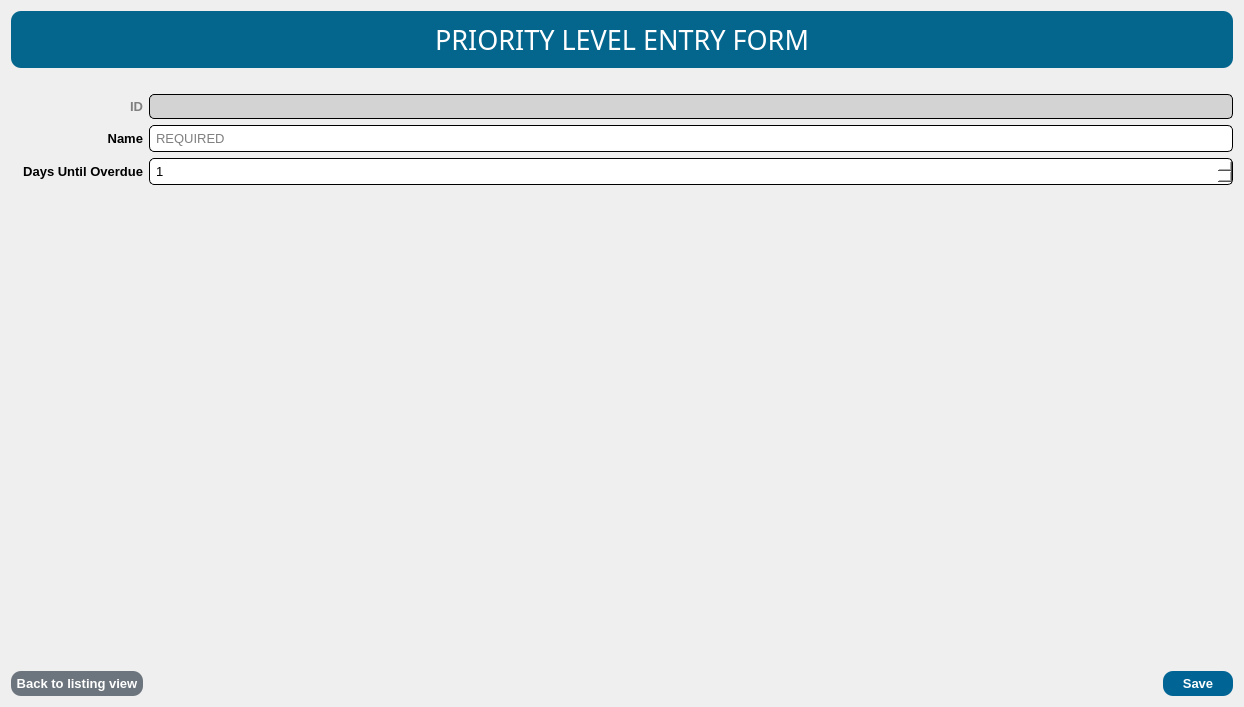
      <widget class="QWidget" name="page_prioritylevel_entryform">
       <layout class="QGridLayout" name="gridLayout_11">
        <item row="1" column="0">
         <widget class="QLabel" name="label_26">
          <property name="font">
           <font>
            <family>Arial</family>
            <pointsize>10</pointsize>
            <weight>75</weight>
            <bold>true</bold>
           </font>
          </property>
          <property name="styleSheet">
           <string notr="true">QLabel {
	color: grey;
}</string>
          </property>
          <property name="text">
           <string>ID</string>
          </property>
          <property name="alignment">
           <set>Qt::AlignRight|Qt::AlignTrailing|Qt::AlignVCenter</set>
          </property>
         </widget>
        </item>
        <item row="5" column="1">
         <spacer name="horizontalSpacer_9">
          <property name="orientation">
           <enum>Qt::Horizontal</enum>
          </property>
          <property name="sizeHint" stdset="0">
           <size>
            <width>1007</width>
            <height>20</height>
           </size>
          </property>
         </spacer>
        </item>
        <item row="2" column="0">
         <widget class="QLabel" name="label_27">
          <property name="font">
           <font>
            <family>Arial</family>
            <pointsize>10</pointsize>
            <weight>75</weight>
            <bold>true</bold>
           </font>
          </property>
          <property name="text">
           <string>Name</string>
          </property>
          <property name="alignment">
           <set>Qt::AlignRight|Qt::AlignTrailing|Qt::AlignVCenter</set>
          </property>
         </widget>
        </item>
        <item row="5" column="2">
         <widget class="QPushButton" name="prioritylevel_entryform_btnSave">
          <property name="font">
           <font>
            <family>Arial</family>
            <pointsize>10</pointsize>
            <weight>75</weight>
            <bold>true</bold>
           </font>
          </property>
          <property name="cursor">
           <cursorShape>PointingHandCursor</cursorShape>
          </property>
          <property name="focusPolicy">
           <enum>Qt::NoFocus</enum>
          </property>
          <property name="styleSheet">
           <string notr="true">QPushButton {
	width: 60px;
	color: white;
    background-color: #006494;
    border-style: outset;
    border-radius: 10px;
    padding: 5px;
}

QPushButton:hover {
	    background-color: #0582ca;
}</string>
          </property>
          <property name="text">
           <string>Save</string>
          </property>
         </widget>
        </item>
        <item row="2" column="1" colspan="2">
         <widget class="QLineEdit" name="prioritylevel_entryform_txtName">
          <property name="font">
           <font>
            <family>Arial</family>
            <pointsize>10</pointsize>
           </font>
          </property>
          <property name="styleSheet">
           <string notr="true">QLineEdit {
	background-color: white;
	border-style: inset;
	border-width: 1px;
	border-radius: 5px;
	border-color: black;
	padding: 4px;
}

QLineEdit:focus {
	border-width: 2px;
	border-color: #028090;
}
</string>
          </property>
          <property name="placeholderText">
           <string>REQUIRED</string>
          </property>
          <property name="clearButtonEnabled">
           <bool>true</bool>
          </property>
         </widget>
        </item>
        <item row="1" column="1" colspan="2">
         <widget class="QLabel" name="prioritylevel_entryform_lblId">
          <property name="font">
           <font>
            <family>Arial</family>
            <pointsize>10</pointsize>
           </font>
          </property>
          <property name="styleSheet">
           <string notr="true">QLabel {
	background-color: lightgrey;
	border-style: inset;
	border-width: 1px;
	border-radius: 5px;
	border-color: black;
	padding: 4px;
}</string>
          </property>
          <property name="text">
           <string/>
          </property>
         </widget>
        </item>
        <item row="0" column="0" colspan="3">
         <widget class="QLabel" name="label_25">
          <property name="font">
           <font>
            <family>Impact</family>
            <pointsize>20</pointsize>
           </font>
          </property>
          <property name="styleSheet">
           <string notr="true">QLabel {
	color: white;
    background-color: #05668d;
    border-style: outset;
    border-radius: 10px;
    padding: 10px;
	margin: 0px 0px 20px 0px;
}</string>
          </property>
          <property name="text">
           <string>PRIORITY LEVEL ENTRY FORM</string>
          </property>
          <property name="alignment">
           <set>Qt::AlignCenter</set>
          </property>
         </widget>
        </item>
        <item row="4" column="0" colspan="3">
         <spacer name="verticalSpacer_8">
          <property name="orientation">
           <enum>Qt::Vertical</enum>
          </property>
          <property name="sizeHint" stdset="0">
           <size>
            <width>1222</width>
            <height>480</height>
           </size>
          </property>
         </spacer>
        </item>
        <item row="5" column="0">
         <widget class="QPushButton" name="prioritylevel_entryform_btnBack">
          <property name="font">
           <font>
            <family>Arial</family>
            <pointsize>10</pointsize>
            <weight>75</weight>
            <bold>true</bold>
           </font>
          </property>
          <property name="cursor">
           <cursorShape>PointingHandCursor</cursorShape>
          </property>
          <property name="focusPolicy">
           <enum>Qt::NoFocus</enum>
          </property>
          <property name="styleSheet">
           <string notr="true">QPushButton {
	color: white;
    background-color: #6c757d;
    border-style: outset;
    border-radius: 10px;
    padding: 5px;
}

QPushButton:hover {
	    background-color: #adb5bd;
}</string>
          </property>
          <property name="text">
           <string>Back to listing view</string>
          </property>
         </widget>
        </item>
        <item row="3" column="0">
         <widget class="QLabel" name="label_3">
          <property name="font">
           <font>
            <family>Arial</family>
            <pointsize>10</pointsize>
            <weight>75</weight>
            <bold>true</bold>
           </font>
          </property>
          <property name="text">
           <string>Days Until Overdue</string>
          </property>
          <property name="alignment">
           <set>Qt::AlignRight|Qt::AlignTrailing|Qt::AlignVCenter</set>
          </property>
         </widget>
        </item>
        <item row="3" column="1" colspan="2">
         <widget class="QSpinBox" name="prioritylevel_entryform_spnDaysUntilOverdue">
          <property name="font">
           <font>
            <family>Arial</family>
            <pointsize>10</pointsize>
           </font>
          </property>
          <property name="styleSheet">
           <string notr="true">QSpinBox {
	background-color: white;
	border-style: inset;
	border-width: 1px;
	border-radius: 5px;
	border-color: black;
	padding: 4px;
}

QSpinBox:focus {
	border-width: 2px;
	border-color: #028090;
}
</string>
          </property>
          <property name="minimum">
           <number>1</number>
          </property>
          <property name="maximum">
           <number>36500</number>
          </property>
         </widget>
        </item>
       </layout>
      </widget>
